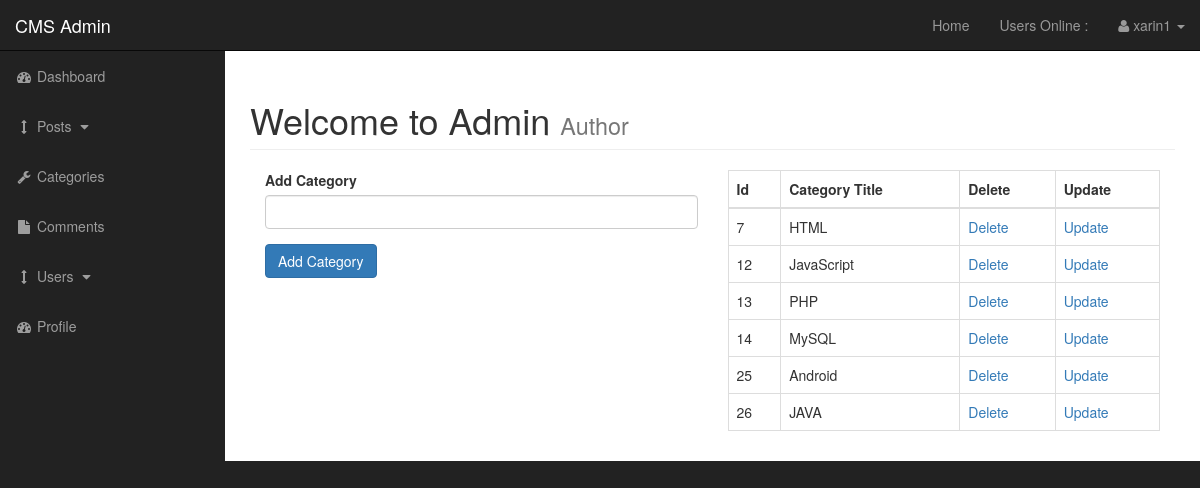
/admin/categories.php (signed in), run on the app's committed database.
### tables this page shows
CREATE TABLE `categories` (
  `cat_id` int(3) NOT NULL,
  `cat_title` varchar(255) NOT NULL
);

### admin/functions.php (the view, shortened to what this page needs)
<?php
function findAllCategories()
{
	global $connection;
	$query = "SELECT * FROM categories";
    $select_catagories = mysqli_query($connection, $query);
     while ($row = mysqli_fetch_assoc($select_catagories)) {
        $cat_id = $row['cat_id'];
        $cat_title = $row['cat_title'];
        echo "<tr>";
        echo "<td>{$cat_id}</td>";
        echo "<td>{$cat_title}</td>";
        echo "<td><a href='categories.php?delete=$cat_id'>Delete</td>";
        echo "<td><a href='categories.php?edit=$cat_id'>Update</td>";
        echo "</tr>";
     }
}
 ?>

### admin/css/sb-admin.css (style rules this page uses)
body { margin-top: 100px; background-color: #222; }
@media (min-width:768px) { body { margin-top: 50px; } }

### data on the page
categories: cat_id "7", cat_title "HTML"
categories: cat_id "12", cat_title "JavaScript"
categories: cat_id "13", cat_title "PHP"
categories: cat_id "14", cat_title "MySQL"
categories: cat_id "25", cat_title "Android"
categories: cat_id "26", cat_title "JAVA"

### other printed values
$username "xarin1"
